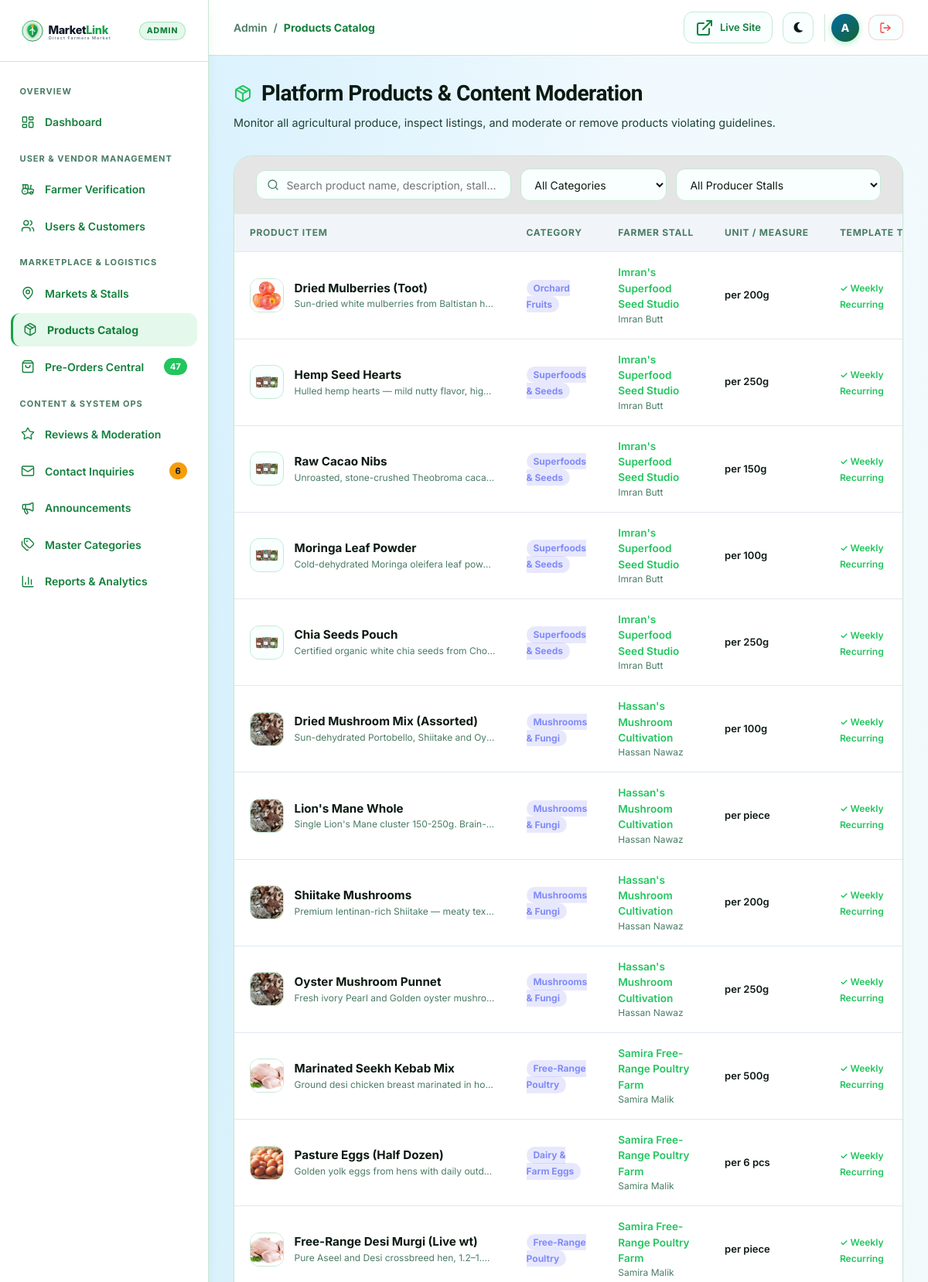
Screenshot of /admin/products.php (signed in, upper part) with the database file from the repository.
### tables this page shows
CREATE TABLE `products` (
  `product_id` int(11) NOT NULL,
  `farmer_id` int(11) NOT NULL,
  `category_id` int(11) NOT NULL,
  `product_name` varchar(100) NOT NULL,
  `description` text DEFAULT NULL,
  `unit` varchar(30) NOT NULL,
  `is_recurring_template` tinyint(1) DEFAULT 1,
  `image_url` varchar(255) DEFAULT NULL,
  `created_at` datetime DEFAULT current_timestamp(),
  `updated_at` datetime DEFAULT current_timestamp() ON UPDATE current_timestamp()
);

CREATE TABLE `product_categories` (
  `category_id` int(11) NOT NULL,
  `category_name` varchar(50) NOT NULL,
  `description` varchar(255) DEFAULT NULL,
  `category_image` varchar(255) DEFAULT NULL,
  `is_active` tinyint(1) DEFAULT 1,
  `created_at` datetime DEFAULT current_timestamp()
);

CREATE TABLE `farmer_profiles` (
  `farmer_id` int(11) NOT NULL,
  `stall_name` varchar(120) NOT NULL,
  `contact_person` varchar(100) NOT NULL,
  `business_phone` varchar(20) NOT NULL,
  `business_email` varchar(100) DEFAULT NULL,
  `description` text DEFAULT NULL,
  `address` text NOT NULL,
  `latitude` decimal(10,8) NOT NULL,
  `longitude` decimal(11,8) NOT NULL,
  `order_cutoff_time` time DEFAULT '18:00:00',
  `approval_status` enum('pending','approved','rejected','suspended') DEFAULT 'pending',
  `created_at` datetime DEFAULT current_timestamp(),
  `updated_at` datetime DEFAULT current_timestamp() ON UPDATE current_timestamp()
);

### admin/products.php (the view, shortened to what this page needs)
<?php
require_once __DIR__ . '/includes/admin_header.php';
$searchQuery    = trim($_GET['search'] ?? '');
$whereClauses = [];
$params = [];
$whereSql = !empty($whereClauses) ? "WHERE " . implode(" AND ", $whereClauses) : "";
$sql = "SELECT p.*, pc.category_name, fp.stall_name, fp.contact_person
        FROM products p
        JOIN product_categories pc ON p.category_id = pc.category_id
        JOIN farmer_profiles fp ON p.farmer_id = fp.farmer_id
        {$whereSql}
        ORDER BY p.product_id DESC";
$stmt = $pdo->prepare($sql);
$stmt->execute($params);
$products = $stmt->fetchAll();
?>
<div class="admin-page-header">
  <div class="admin-page-title-group">
    <h1>
      <i data-lucide="package" style="color:var(--admin-accent);"></i>
      Platform Products &amp; Content Moderation
    </h1>
    <p>Monitor all agricultural produce, inspect listings, and moderate or remove products violating guidelines.</p>
  </div>
</div>
<div class="admin-card">
  <div class="admin-toolbar">
    <form method="GET" style="display:flex; align-items:center; gap:0.75rem; flex-wrap:wrap; width:100%;">
      <div class="admin-search-wrapper" style="flex:1; min-width:240px;">
        <span class="admin-search-icon"><i data-lucide="search" style="width:16px; height:16px;"></i></span>
        <input type="text" name="search" class="admin-search-input" placeholder="Search product name, description, stall..." value="<?= htmlspecialchars($searchQuery) ?>">
      </div>
      <select name="category" class="admin-form-control" style="width:auto; min-width:160px;" onchange="this.form.submit()">
        <option value="0">All Categories</option>
      </select>
      <select name="farmer" class="admin-form-control" style="width:auto; min-width:180px;" onchange="this.form.submit()">
        <option value="0">All Producer Stalls</option>
      </select>
    </form>
  </div>
  <div class="admin-table-container">
    <table class="admin-table">
      <thead>
        <tr>
          <th>Product Item</th>
          <th>Category</th>
          <th>Farmer Stall</th>
          <th>Unit / Measure</th>
          <th>Template Type</th>
        </tr>
      </thead>
      <tbody>
        <?php if (empty($products)): ?>
          <tr>
            <td colspan="7" style="text-align:center; padding:3rem; color:var(--admin-text-subtle);">
              No products found matching the specified criteria.
            </td>
          </tr>
        <?php else: ?>
          <?php foreach ($products as $p): ?>
            <tr id="prod-row-<?= $p['product_id'] ?>">
              <td>
                <div style="display:flex; align-items:center; gap:0.85rem;">
                  <div style="width:44px; height:44px; border-radius:var(--radius-md); background:var(--admin-input-bg); border:1px solid var(--admin-card-border); overflow:hidden; display:flex; align-items:center; justify-content:center; flex-shrink:0;">
                    <?php if (!empty($p['image_url'])): ?>
                      <img src="<?= BASE_URL ?>/<?= htmlspecialchars($p['image_url']) ?>" alt="" style="width:100%; height:100%; object-fit:cover;" onerror="this.onerror=null; this.src='<?= BASE_URL ?>/assets/images/logo.svg';">
                    <?php else: ?>
                      <i data-lucide="package" style="color:var(--admin-text-subtle); width:20px; height:20px;"></i>
                    <?php endif; ?>
                  </div>
                  <div>
                    <div style="font-weight:700; color:var(--admin-text-main); font-size:0.95rem;">
                      <?= htmlspecialchars($p['product_name']) ?>
                    </div>
                    <div style="font-size:0.75rem; color:var(--admin-text-subtle); max-width:260px; overflow:hidden; text-overflow:ellipsis; white-space:nowrap;">
                      <?= htmlspecialchars($p['description'] ?: 'No description provided') ?>
                    </div>
                  </div>
                </div>
              </td>
              <td>
                <span style="font-size:0.75rem; font-weight:700; padding:0.2rem 0.55rem; border-radius:var(--radius-full); background:rgba(99,102,241,0.15); color:#818cf8;">
                  <?= htmlspecialchars($p['category_name']) ?>
                </span>
              </td>
              <td>
                <div style="font-weight:600; font-size:0.85rem; color:var(--admin-emerald);"><?= htmlspecialchars($p['stall_name']) ?></div>
                <div style="font-size:0.75rem; color:var(--admin-text-subtle);"><?= htmlspecialchars($p['contact_person']) ?></div>
              </td>
              <td style="font-size:0.8125rem; font-weight:600; color:var(--admin-text-main);">
                <?= htmlspecialchars($p['unit']) ?>
              </td>
              <td>
                <?php if ($p['is_recurring_template']): ?>
                  <span style="font-size:0.75rem; color:var(--admin-emerald); font-weight:600;">✓ Weekly Recurring</span>
                <?php else: ?>
                  <span style="font-size:0.75rem; color:var(--admin-text-subtle);">One-time harvest</span>
                <?php endif; ?>
              </td>
            </tr>
          <?php endforeach; ?>
        <?php endif; ?>
      </tbody>
    </table>
  </div>
</div>
<?php require_once __DIR__ . '/includes/admin_footer.php'; ?>

### assets/css/responsive.css (style rules this page uses)
html, body { width: 100%; max-width: 100%; }
img, video, canvas, svg { max-width: 100%; }
img, video { height: auto; }
input, select, textarea, button { max-width: 100%; }
.admin-main, .admin-content, .customer-main, .customer-content, .farmer-main, .farmer-content, .admin-card, .farmer-card, .dashboard-grid-2 > *, .cart-layout-grid > *, .farmer-grid-2-col > *, .farmer-grid-equal-2 > *, .admin-grid-split > *, .hero-grid > *, .bento-grid > *, .contact-layout > *, .auth-layout > * { min-width: 0; }
.admin-table-container, .farmer-table-responsive, .cart-table-responsive, .contrast-table { max-width: 100%; overscroll-behavior-inline: contain; -webkit-overflow-scrolling: touch; scrollbar-width: none; }
.admin-table, .farmer-table, .cart-table-responsive .cart-items-table, .contrast-table table { max-width: none; }

### assets/css/ai-assistant.css (style rules this page uses)
:root { --ai-primary: #059669; --ai-primary-hover: #047857; --ai-accent: #0284c7; --ai-gradient: linear-gradient(135deg, #059669 0%, #0284c7 100%); --ai-gradient-header: linear-gradient(135deg, #064e3b 0%, #0c4a6e 100%); --ai-bg-window: rgba(255, 255, 255, 0.96); --ai-bg-messages: #f8fafc; --ai-border: rgba(226, 232, 240, 0.9); --ai-text-main: #0f172a; --ai-text-muted: #64748b; --ai-bot-bubble: #ffffff; --ai-bot-bubble-border: #e2e8f0; --ai-shadow: 0 20px 35px -5px rgba(0, 0, 0, 0.15), 0 10px 15px -5px rgba(0, 0, 0, 0.08); }

### rows the page displays
products: image_url (picture), product_name "Dried Mulberries (Toot)", description "Sun-dried white mulberries from Baltistan h…", category.category_name "Orchard Fruits", farmer.stall_name "Imran's Superfood Seed Studio", farmer.contact_person "Imran Butt", unit "per 200g", is_recurring_template "✓ Weekly Recurring"
products: image_url (picture), product_name "Hemp Seed Hearts", description "Hulled hemp hearts — mild nutty flavor, hig…", category.category_name "Superfoods & Seeds", farmer.stall_name "Imran's Superfood Seed Studio", farmer.contact_person "Imran Butt", unit "per 250g", is_recurring_template "✓ Weekly Recurring"
products: image_url (picture), product_name "Raw Cacao Nibs", description "Unroasted, stone-crushed Theobroma caca…", category.category_name "Superfoods & Seeds", farmer.stall_name "Imran's Superfood Seed Studio", farmer.contact_person "Imran Butt", unit "per 150g", is_recurring_template "✓ Weekly Recurring"
products: image_url (picture), product_name "Moringa Leaf Powder", description "Cold-dehydrated Moringa oleifera leaf pow…", category.category_name "Superfoods & Seeds", farmer.stall_name "Imran's Superfood Seed Studio", farmer.contact_person "Imran Butt", unit "per 100g", is_recurring_template "✓ Weekly Recurring"
products: image_url (picture), product_name "Chia Seeds Pouch", description "Certified organic white chia seeds from Cho…", category.category_name "Superfoods & Seeds", farmer.stall_name "Imran's Superfood Seed Studio", farmer.contact_person "Imran Butt", unit "per 250g", is_recurring_template "✓ Weekly Recurring"
products: image_url (picture), product_name "Dried Mushroom Mix (Assorted)", description "Sun-dehydrated Portobello, Shiitake and Oy…", category.category_name "Mushrooms & Fungi", farmer.stall_name "Hassan's Mushroom Cultivation", farmer.contact_person "Hassan Nawaz", unit "per 100g", is_recurring_template "✓ Weekly Recurring"
products: image_url (picture), product_name "Lion's Mane Whole", description "Single Lion's Mane cluster 150-250g. Brain-…", category.category_name "Mushrooms & Fungi", farmer.stall_name "Hassan's Mushroom Cultivation", farmer.contact_person "Hassan Nawaz", unit "per piece", is_recurring_template "✓ Weekly Recurring"
products: image_url (picture), product_name "Shiitake Mushrooms", description "Premium lentinan-rich Shiitake — meaty tex…", category.category_name "Mushrooms & Fungi", farmer.stall_name "Hassan's Mushroom Cultivation", farmer.contact_person "Hassan Nawaz", unit "per 200g", is_recurring_template "✓ Weekly Recurring"
products: image_url (picture), product_name "Oyster Mushroom Punnet", description "Fresh ivory Pearl and Golden oyster mushro…", category.category_name "Mushrooms & Fungi", farmer.stall_name "Hassan's Mushroom Cultivation", farmer.contact_person "Hassan Nawaz", unit "per 250g", is_recurring_template "✓ Weekly Recurring"
products: image_url (picture), product_name "Marinated Seekh Kebab Mix", description "Ground desi chicken breast marinated in ho…", category.category_name "Free-Range Poultry", farmer.stall_name "Samira Free-Range Poultry Farm", farmer.contact_person "Samira Malik", unit "per 500g", is_recurring_template "✓ Weekly Recurring"
products: image_url (picture), product_name "Pasture Eggs (Half Dozen)", description "Golden yolk eggs from hens with daily outd…", category.category_name "Dairy & Farm Eggs", farmer.stall_name "Samira Free-Range Poultry Farm", farmer.contact_person "Samira Malik", unit "per 6 pcs", is_recurring_template "✓ Weekly Recurring"
products: image_url (picture), product_name "Free-Range Desi Murgi (Live wt)", description "Pure Aseel and Desi crossbreed hen, 1.2–1.…", category.category_name "Free-Range Poultry", farmer.stall_name "Samira Free-Range Poultry Farm", farmer.contact_person "Samira Malik", unit "per piece", is_recurring_template "✓ Weekly Recurring"

### other values shown
$activeOrdersCount "47"
$unreadInquiriesCount "6"
$pageTitle "Products Catalog"
substr($adminUsername, 0, 1) "A"
